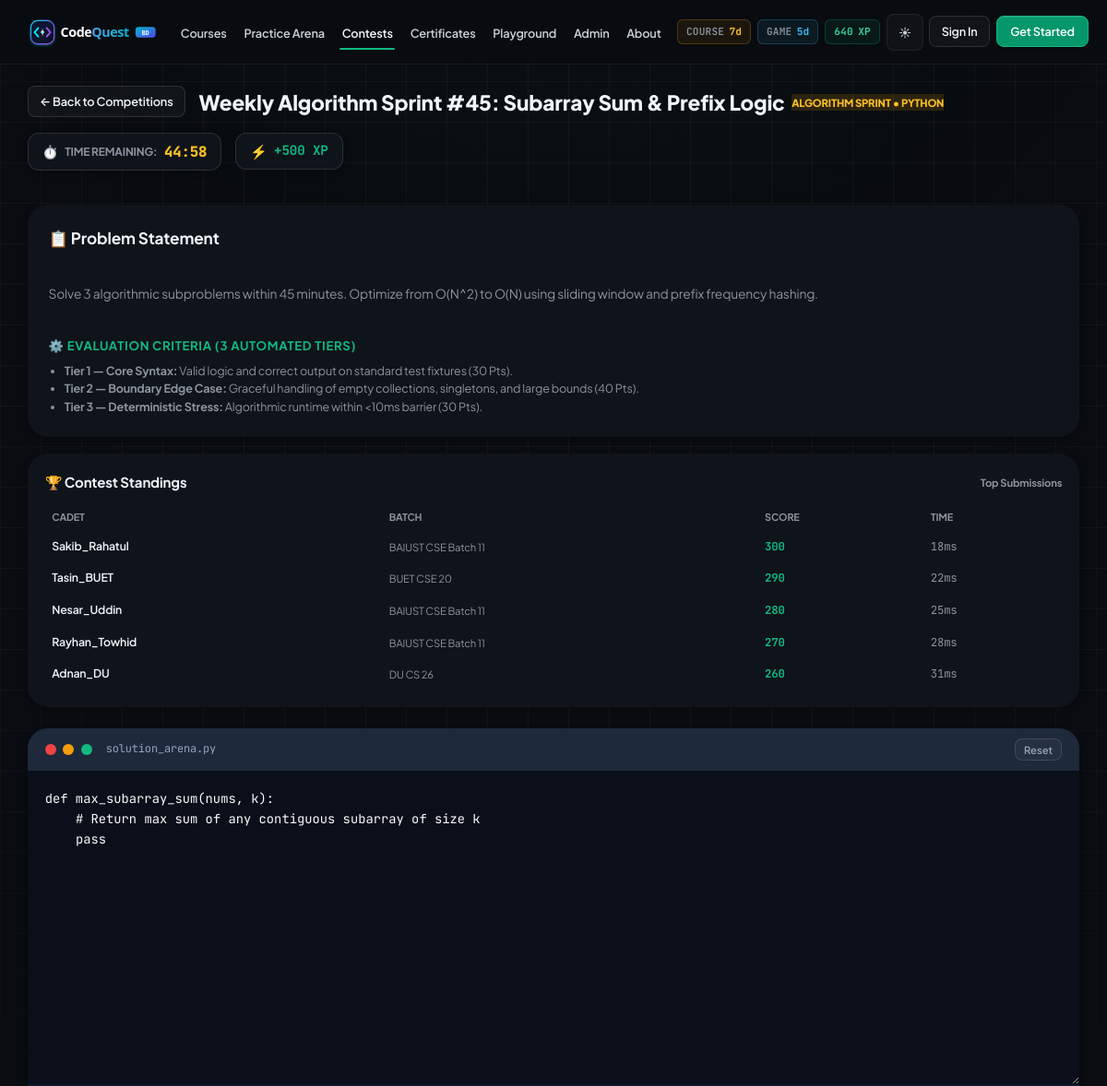
The app's page /contests/algo-sprint-w45/ (upper part), older data.
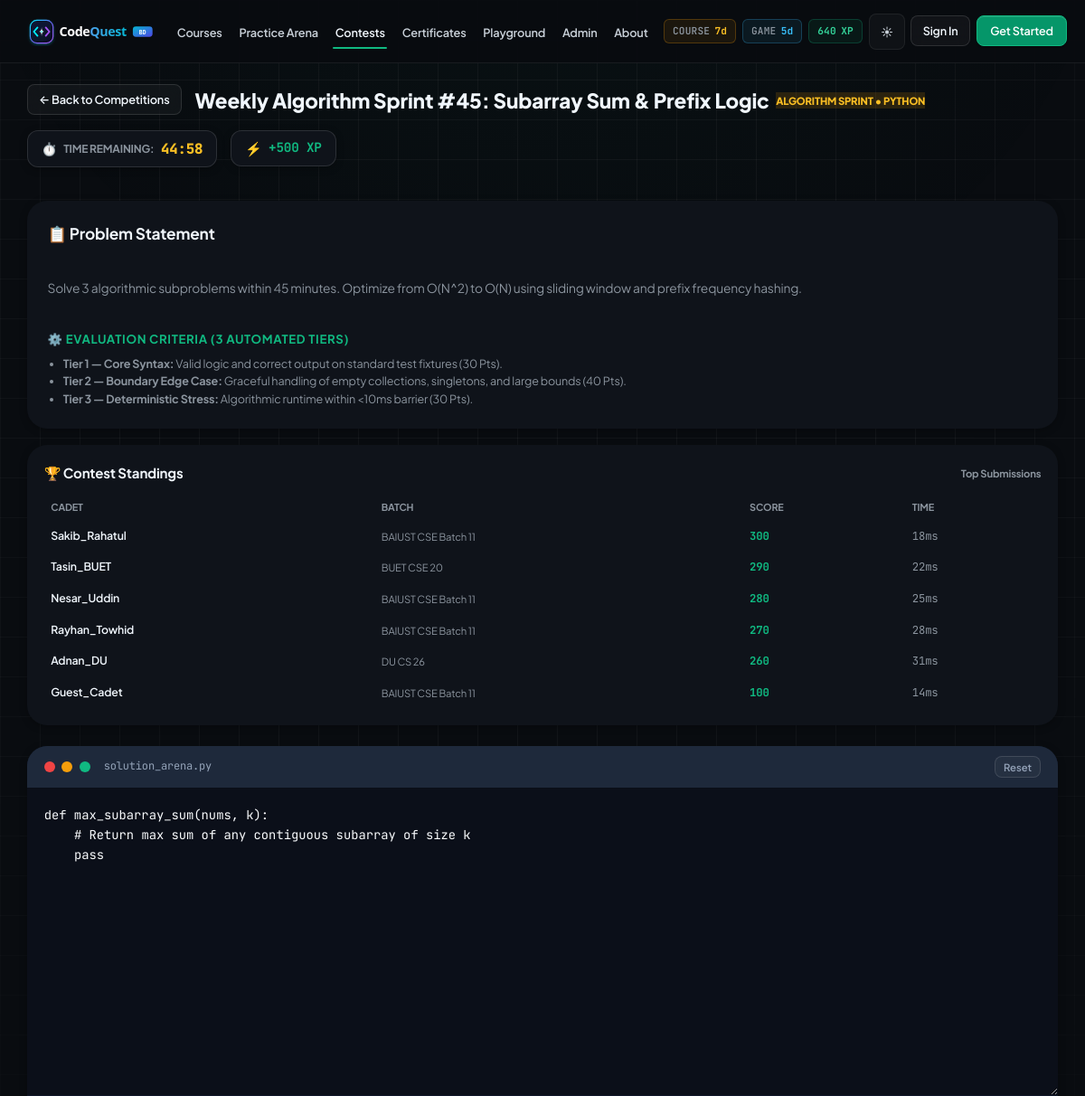
The same page, newer data.
### learn/models.py (models this page shows, shortened)
class ContestSubmission(models.Model):
    contest = models.ForeignKey(Contest, on_delete=models.CASCADE, related_name="submissions")
    user = models.ForeignKey(User, on_delete=models.SET_NULL, null=True, blank=True, related_name="contest_submissions")
    username = models.CharField(max_length=150)
    university_batch = models.CharField(max_length=100, default="BAIUST CSE Batch 11")
    score = models.PositiveIntegerField(default=100)
    execution_time_ms = models.PositiveIntegerField(default=15)
    rank = models.PositiveIntegerField(default=1)
    submitted_at = models.DateTimeField(auto_now_add=True)
    class Meta:
        ordering = ["-score", "execution_time_ms", "submitted_at"]

### learn/views.py (the view)
# urls.py: path("contests/<slug:contest_slug>/", views.contest_detail_view, name="contest_detail"),
def contest_detail_view(request, contest_slug):
    contest = get_object_or_404(Contest, slug=contest_slug)
    submissions = contest.submissions.order_by("-score", "execution_time_ms")[:10]
    return render(
        request,
        "learn/contest_detail.html",
        {
            "contest": contest,
            "submissions": submissions,
        }
    )

### learn/context_processors.py (called while the page is built, shortened)
def global_stats(request):
    ensure_autonomous_platform_state()
    xp = 640
    course_streak = 7
    game_streak = 5
    completed_ids = []
    return {
        "ADMIN_URL": getattr(settings, "ADMIN_URL", "hidden-core-cms"),
        "user_xp": xp,
        "user_streak": course_streak,
        "course_streak": course_streak,
        "game_streak": game_streak,
        "completed_lesson_ids": completed_ids,
        "nav_languages": Language.objects.filter(is_active=True).prefetch_related("courses")[:16],
        "daily_auto_tasks": get_daily_auto_tasks(),
    }

### learn/models.py (called while the page is built)
    @property
    def difficulty(self):
        return f"{self.get_category_display()} • {self.language_slug.upper()}"

    @property
    def problem_statement(self):
        return self.description

### templates/learn/contest_detail.html (shortened to what the changed rows need)
{% extends "base.html" %}
{% block content %}
<div class="shell shell-wide" style="padding-top: 1.5rem; padding-bottom: 4rem;">
  <div style="display: flex; flex-wrap: wrap; justify-content: space-between; align-items: center; gap: 1rem; margin-bottom: 1.5rem; padding-bottom: 1rem; border-bottom: 1px solid var(--border-color);">
    <div style="display: flex; align-items: center; gap: 1rem;">
      <div>
        <h1 style="font-size: 1.5rem; font-weight: 800; color: var(--text-primary); margin: 0; display: flex; align-items: center; gap: 0.5rem;">
          {{ contest.title }}
          <span class="badge" style="background: rgba(245, 158, 11, 0.15); color: #fbbf24; font-size: 0.75rem; text-transform: uppercase;">
            {{ contest.difficulty }}
          </span>
        </h1>
      </div>
    </div>
  </div>
  <div style="display: grid; grid-template-columns: 1fr; lg:grid-template-columns: 42% 58%; gap: 1.5rem; align-items: start;">
    <div style="display: flex; flex-direction: column; gap: 1.25rem;">
      <div class="cq-card" style="border-radius: var(--radius-xl); padding: 1.5rem; border: 1px solid var(--border-color);">
        <h2 style="font-size: 1.15rem; font-weight: 700; color: var(--text-primary); margin: 0 0 0.85rem 0;">
          📋 Problem Statement
        </h2>
      </div>
      <div class="cq-card" style="border-radius: var(--radius-xl); padding: 1.25rem; border: 1px solid var(--border-color);">
        <div style="overflow-x: auto;">
          <table style="width: 100%; border-collapse: collapse; font-size: 0.82rem; text-align: left;">
            <thead>
              <tr style="border-bottom: 1px solid var(--border-color); color: var(--text-muted); font-size: 0.72rem; text-transform: uppercase;">
                <th style="padding: 0.4rem 0.5rem;">Cadet</th>
                <th style="padding: 0.4rem 0.5rem;">Batch</th>
                <th style="padding: 0.4rem 0.5rem;">Score</th>
                <th style="padding: 0.4rem 0.5rem;">Time</th>
              </tr>
            </thead>
            <tbody id="contestScoreboardBody">
              {% for sub in submissions %}
              <tr style="border-bottom: 1px solid var(--border-color);">
                <td style="padding: 0.5rem; font-weight: 600; color: var(--text-primary);">{{ sub.username }}</td>
                <td style="padding: 0.5rem; color: var(--text-muted); font-size: 0.75rem;">{{ sub.university_batch|default:"BAIUST" }}</td>
                <td style="padding: 0.5rem; font-weight: 700; color: #10b981; font-family: var(--font-mono);">{{ sub.score }}</td>
                <td style="padding: 0.5rem; color: var(--text-muted); font-family: var(--font-mono);">{{ sub.execution_time_ms }}ms</td>
              </tr>
              {% empty %}
              <tr>
                <td colspan="4" style="padding: 1rem; text-align: center; color: var(--text-muted);">
                  No submissions yet. Be the first to score 100/100!
                </td>
              </tr>
              {% endfor %}
            </tbody>
          </table>
        </div>
      </div>
    </div>
  </div>
</div>
{% endblock %}

Row changes from the older to the newer data that the page shows:
added ContestSubmission: username "Guest_Cadet", university_batch "BAIUST CSE Batch 11", score "100", execution_time_ms "14"
